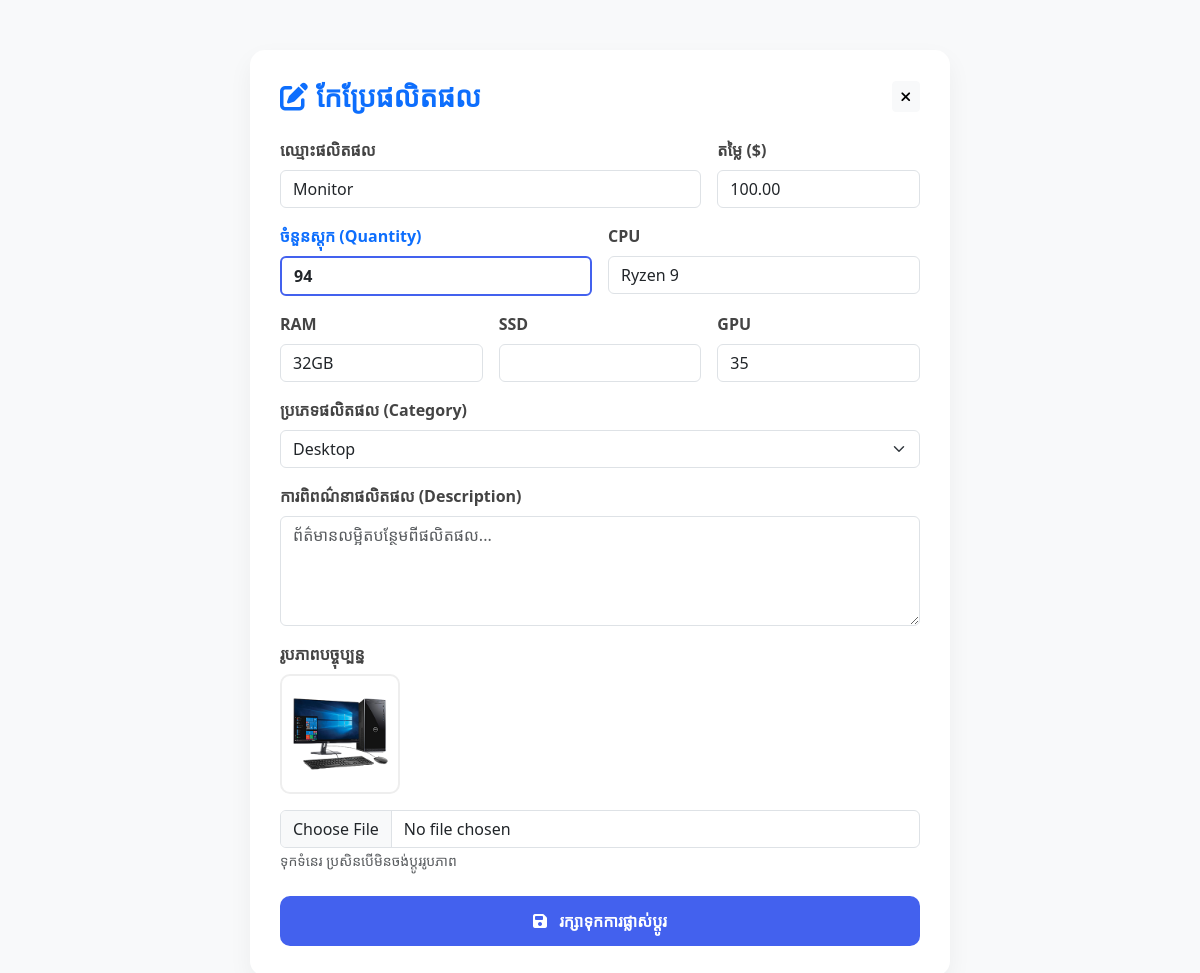
Page /dashboard_admin/edit_product.php?id=51 (signed in) on the committed database.
### tables this page shows
CREATE TABLE `products` (
  `id` int(255) NOT NULL,
  `name` varchar(255) NOT NULL,
  `cpu` varchar(100) DEFAULT NULL,
  `ram` varchar(50) DEFAULT NULL,
  `ssd` varchar(50) DEFAULT NULL,
  `gpu` varchar(100) DEFAULT NULL,
  `price` decimal(10,2) DEFAULT NULL,
  `image_main` varchar(255) DEFAULT NULL,
  `created_at` timestamp NOT NULL DEFAULT current_timestamp(),
  `status` varchar(20) DEFAULT 'in_stock',
  `description` text DEFAULT NULL,
  `qty` int(11) DEFAULT 0,
  `category` varchar(50) DEFAULT 'Laptop'
);

### dashboard_admin/edit_product.php (the view, shortened to what this page needs)
<?php
require_once '../db/db.php';
$product_id = $_GET['id'] ?? null;
if ($product_id) {
    $stmt = $conn->prepare("SELECT * FROM products WHERE id = ?");
    $stmt->bind_param("i", $product_id);
    $stmt->execute();
    $product = $stmt->get_result()->fetch_assoc();
} else {
    header("Location: admin_dashboard.php");
    exit();
}
?>
<!DOCTYPE html>
<html lang="km">
<head>
    <link href="https://cdn.jsdelivr.net/npm/bootstrap@5.3.0/dist/css/bootstrap.min.css" rel="stylesheet">
    <link rel="stylesheet" href="https://cdnjs.cloudflare.com/ajax/libs/font-awesome/6.4.0/css/all.min.css">
</head>
<body>
<div class="container">
    <div class="edit-container">
        <div class="d-flex justify-content-between align-items-center mb-4">
            <h3 class="m-0 fw-bold text-primary"><i class="fas fa-edit me-2"></i>កែប្រែផលិតផល</h3>
            <a href="admin_dashboard.php" class="btn btn-light btn-sm"><i class="fas fa-times"></i></a>
        </div>
        <form action="" method="POST" enctype="multipart/form-data">
            <div class="row g-3">
                <div class="col-md-8">
                    <label class="form-label">ឈ្មោះផលិតផល</label>
                    <input type="text" name="name" class="form-control" value="<?php echo htmlspecialchars($product['name'] ?? ''); ?>" required>
                </div>
                <div class="col-md-4">
                    <label class="form-label">តម្លៃ ($)</label>
                    <input type="number" step="0.01" name="price" class="form-control" value="<?php echo htmlspecialchars($product['price'] ?? 0); ?>" required>
                </div>
                <div class="col-md-6">
                    <label class="form-label text-primary">ចំនួនស្តុក (Quantity)</label>
                    <input type="number" name="qty" class="form-control fw-bold" value="<?php echo htmlspecialchars($product['qty'] ?? 0); ?>" min="0" required style="border: 2px solid #4361ee;">
                </div>
                <div class="col-md-6">
                    <label class="form-label">CPU</label>
                    <input type="text" name="cpu" class="form-control" value="<?php echo htmlspecialchars($product['cpu'] ?? ''); ?>">
                </div>
                <div class="col-md-4">
                    <label class="form-label">RAM</label>
                    <input type="text" name="ram" class="form-control" value="<?php echo htmlspecialchars($product['ram'] ?? ''); ?>">
                </div>
                <div class="col-md-4">
                    <label class="form-label">SSD</label>
                    <input type="text" name="ssd" class="form-control" value="<?php echo htmlspecialchars($product['ssd'] ?? ''); ?>">
                </div>
                <div class="col-md-4">
                    <label class="form-label">GPU</label>
                    <input type="text" name="gpu" class="form-control" value="<?php echo htmlspecialchars($product['gpu'] ?? ''); ?>">
                </div>
                <div class="col-12">
                    <label class="form-label">ប្រភេទផលិតផល (Category)</label>
                    <select name="category" class="form-select" required>
                        <option value="Desktop" <?php echo (isset($product['category']) && $product['category'] === 'Desktop') ? 'selected' : ''; ?>>Desktop</option>
                    </select>
                </div>
                <div class="col-12">
                    <label class="form-label">ការពិពណ៌នាផលិតផល (Description)</label>
                    <textarea name="description" class="form-control" rows="4" placeholder="ព័ត៌មានលម្អិតបន្ថែមពីផលិតផល..."><?php echo htmlspecialchars($product['description'] ?? ''); ?></textarea>
                </div>
                <div class="col-12">
                    <label class="form-label d-block">រូបភាពបច្ចុប្បន្ន</label>
                    <img src="../uploads/<?php echo htmlspecialchars($product['image_main']); ?>" class="current-img mb-3">
                    <input type="file" name="image" class="form-control" accept="image/*">
                    <small class="text-muted">ទុកទំនេរ ប្រសិនបើមិនចង់ប្តូររូបភាព</small>
                </div>
                <div class="col-12 mt-4">
                    <button type="submit" class="btn btn-update w-100">
                        <i class="fas fa-save me-2"></i> រក្សាទុកការផ្លាស់ប្តូរ
                    </button>
                </div>
            </div>
        </form>
    </div>
</div>
</body>
</html>

### dashboard_admin/edit_product.php (style rules this page uses)
body { background-color: #f8f9fa; font-family: 'Segoe UI', 'Khmer OS Battambang', sans-serif; }
.edit-container { max-width: 700px; margin: 50px auto; background: white; padding: 30px; border-radius: 15px; box-shadow: 0 10px 25px rgba(0,0,0,0.05); }
.form-label { font-weight: 600; color: #444; }
.current-img { width: 120px; height: 120px; object-fit: cover; border-radius: 10px; border: 2px solid #eee; }
.btn-update { background: #4361ee; color: white; border-radius: 10px; padding: 12px; font-weight: bold; transition: 0.3s; }

### rows in the picture
products: name "Monitor", price "100.00", qty "94", cpu "Ryzen 9", ram "32GB", gpu "35", category "Desktop", image_main (picture)
